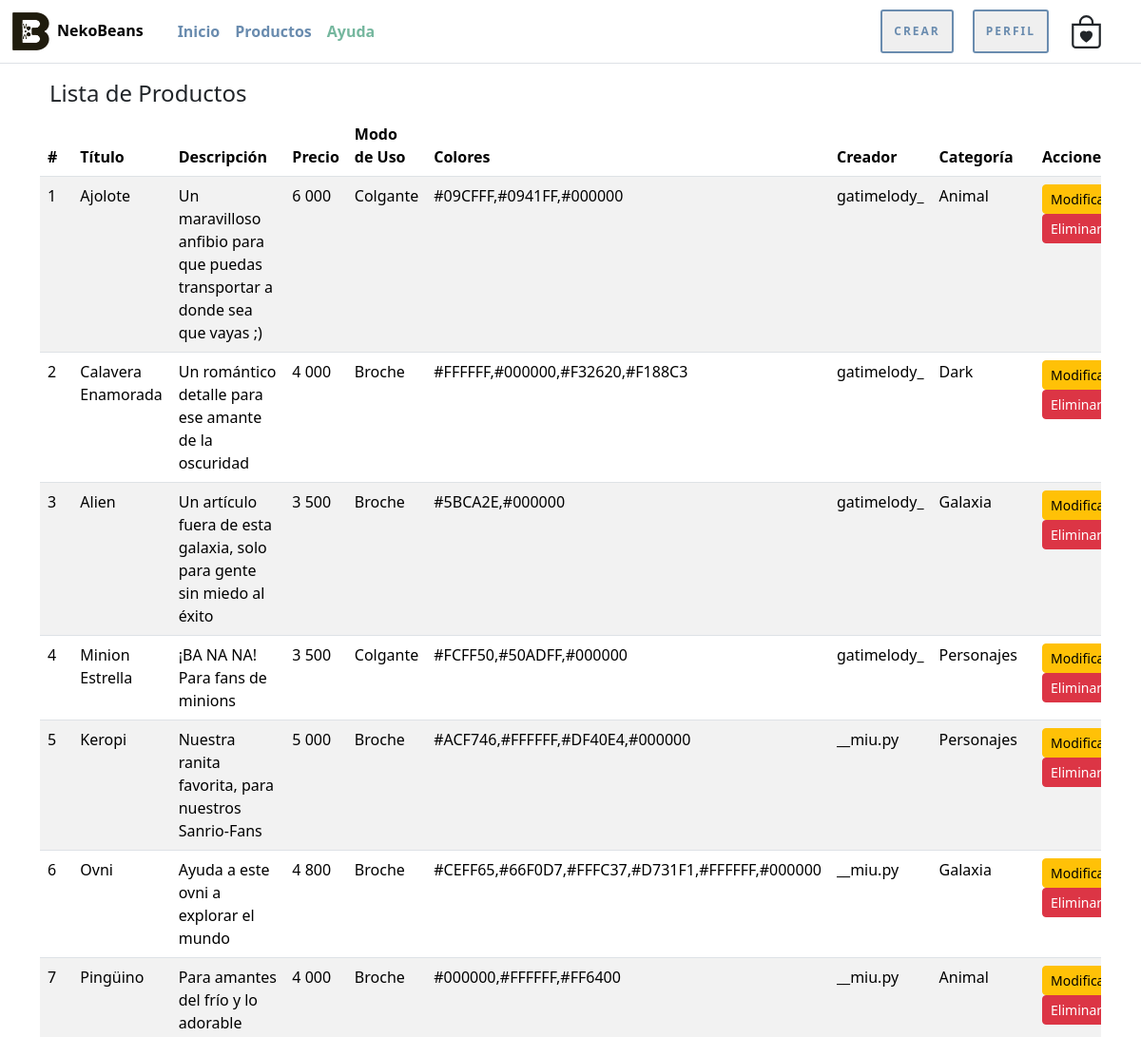
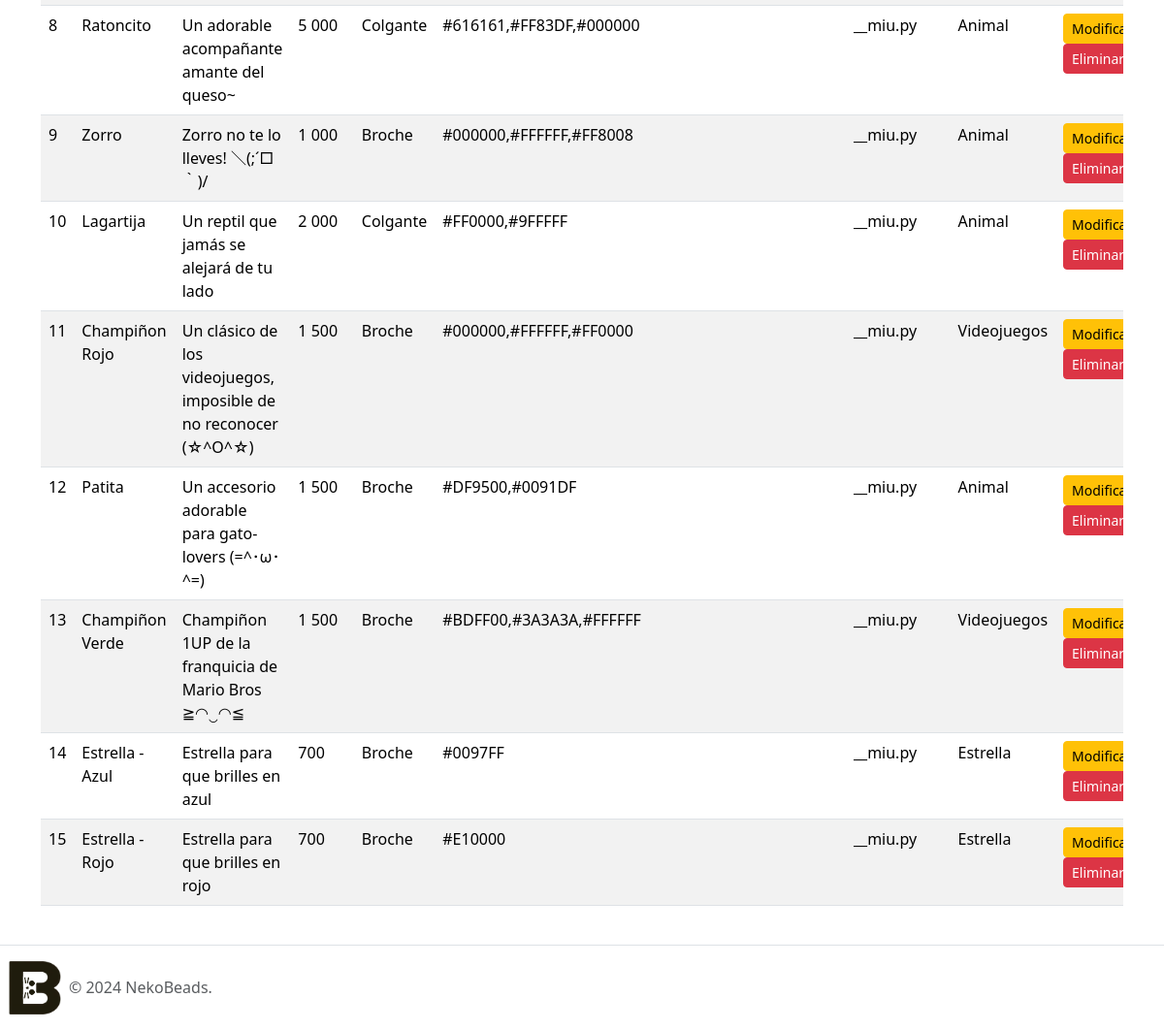
The app's page /listar-productos/ (signed in) with its own data (2 pictures, top to bottom).
### nekoBeansWeb/models.py (models this page shows, shortened)
class Producto(models.Model):
    titulo = models.CharField(max_length=20)
    descripcion = models.CharField(max_length=100)
    precio = models.IntegerField()
    tipo_modo_uso = models.IntegerField(choices=tipo_uso, default=1)
    colores = models.CharField(max_length=200)
    creador = models.CharField(max_length=20)
    categoria = models.CharField(max_length=20)
    imagen = models.ImageField(upload_to="productos", null=True)
    @property
    def nombre_modo_uso(self):
        return dict(tipo_uso).get(self.tipo_modo_uso, "Desconocido")

### nekoBeansWeb/views.py (the view)
# urls.py: path('listar-productos/', listar_productos, name='listar_productos'),
@permission_required('nekoBeansWeb.view_producto')
def listar_productos(request):
    productos = Producto.objects.all()
    data = {
        'productos': productos
    }
    return render(request, 'nekoBeansWeb/producto/listar.html', data)

### nekoBeansWeb/templates/nekoBeansWeb/producto/listar.html (shortened to what this page needs)
{% extends 'nekoBeansWeb/narvar_footer.html' %}
{% load static %}
{% block contenido %}
<div class="container mt-4">
    <div class="row">
        <div class="col-md-12">
            <h4 class="espacio-titulos">Lista de Productos</h4>
            <div class="table-responsive">
                <table class="table table-hover table-striped">
                    <thead class="thead-dark">
                        <tr>
                            <th scope="col">#</th>
                            <th scope="col">Título</th>
                            <th scope="col">Descripción</th>
                            <th scope="col">Precio</th>
                            <th scope="col">Modo de Uso</th>
                            <th scope="col">Colores</th>
                            <th scope="col">Creador</th>
                            <th scope="col">Categoría</th>
                            <th scope="col">Acciones</th>
                        </tr>
                    </thead>
                    <tbody>
                        {% for producto in productos %}
                            <tr>
                                <td>{{ forloop.counter }}</td>
                                <td>{{ producto.titulo }}</td>
                                <td>{{ producto.descripcion }}</td>
                                <td>{{ producto.precio }}</td>
                                <td>{{ producto.nombre_modo_uso }}</td>
                                <td>{{ producto.colores }}</td>
                                <td>{{ producto.creador }}</td>
                                <td>{{ producto.categoria }}</td>
                                <td>
                                    <a href="{% url 'modificar_producto' producto.id %}" class="btn btn-sm btn-warning">Modificar</a>
                                    <a href="{% url 'eliminar_producto' producto.id %}" class="btn btn-sm btn-danger delete-btn">Eliminar</a>
                                </td>
                            </tr>
                        {% empty %}
                            <tr>
                                <td colspan="9" class="text-center">No hay productos disponibles.</td>
                            </tr>
                        {% endfor %}
                    </tbody>
                </table>
            </div>
        </div>
    </div>
</div>
{% endblock %}

### nekoBeansWeb/static/nekoBeansWeb/css/stiloPag.css (style rules this page uses)
.espacio-titulos { max-width: 940px; padding: 60px 10px 0px; }

### records on screen
Producto: titulo "Ajolote", descripcion "Un maravilloso anfibio para que puedas transportar a donde sea que vayas ;)", precio "6 000", nombre_modo_uso "Colgante", colores "#09CFFF,#0941FF,#000000", creador "gatimelody_", categoria "Animal"
Producto: titulo "Calavera Enamorada", descripcion "Un romántico detalle para ese amante de la oscuridad", precio "4 000", nombre_modo_uso "Broche", colores "#FFFFFF,#000000,#F32620,#F188C3", creador "gatimelody_", categoria "Dark"
Producto: titulo "Alien", descripcion "Un artículo fuera de esta galaxia, solo para gente sin miedo al éxito", precio "3 500", nombre_modo_uso "Broche", colores "#5BCA2E,#000000", creador "gatimelody_", categoria "Galaxia"
Producto: titulo "Minion Estrella", descripcion "¡BA NA NA! Para fans de minions", precio "3 500", nombre_modo_uso "Colgante", colores "#FCFF50,#50ADFF,#000000", creador "gatimelody_", categoria "Personajes"
Producto: titulo "Keropi", descripcion "Nuestra ranita favorita, para nuestros Sanrio-Fans", precio "5 000", nombre_modo_uso "Broche", colores "#ACF746,#FFFFFF,#DF40E4,#000000", creador "__miu.py", categoria "Personajes"
Producto: titulo "Ovni", descripcion "Ayuda a este ovni a explorar el mundo", precio "4 800", nombre_modo_uso "Broche", colores "#CEFF65,#66F0D7,#FFFC37,#D731F1,#FFFFFF,#000000", creador "__miu.py", categoria "Galaxia"
Producto: titulo "Pingüino", descripcion "Para amantes del frío y lo adorable", precio "4 000", nombre_modo_uso "Broche", colores "#000000,#FFFFFF,#FF6400", creador "__miu.py", categoria "Animal"
Producto: titulo "Ratoncito", descripcion "Un adorable acompañante amante del queso~", precio "5 000", nombre_modo_uso "Colgante", colores "#616161,#FF83DF,#000000", creador "__miu.py", categoria "Animal"
Producto: titulo "Zorro", descripcion "Zorro no te lo lleves! ＼(;´□｀)/", precio "1 000", nombre_modo_uso "Broche", colores "#000000,#FFFFFF,#FF8008", creador "__miu.py", categoria "Animal"
Producto: titulo "Lagartija", descripcion "Un reptil que jamás se alejará de tu lado", precio "2 000", nombre_modo_uso "Colgante", colores "#FF0000,#9FFFFF", creador "__miu.py", categoria "Animal"
Producto: titulo "Champiñon Rojo", descripcion "Un clásico de los videojuegos, imposible de no reconocer (☆^O^☆)", precio "1 500", nombre_modo_uso "Broche", colores "#000000,#FFFFFF,#FF0000", creador "__miu.py", categoria "Videojuegos"
Producto: titulo "Patita", descripcion "Un accesorio adorable para gato-lovers (=^･ω･^=)", precio "1 500", nombre_modo_uso "Broche", colores "#DF9500,#0091DF", creador "__miu.py", categoria "Animal"
Producto: titulo "Champiñon Verde", descripcion "Champiñon 1UP de la franquicia de Mario Bros ≧◠‿◠≦", precio "1 500", nombre_modo_uso "Broche", colores "#BDFF00,#3A3A3A,#FFFFFF", creador "__miu.py", categoria "Videojuegos"
Producto: titulo "Estrella - Azul", descripcion "Estrella para que brilles en azul", precio "700", nombre_modo_uso "Broche", colores "#0097FF", creador "__miu.py", categoria "Estrella"
Producto: titulo "Estrella - Rojo", descripcion "Estrella para que brilles en rojo", precio "700", nombre_modo_uso "Broche", colores "#E10000", creador "__miu.py", categoria "Estrella"
